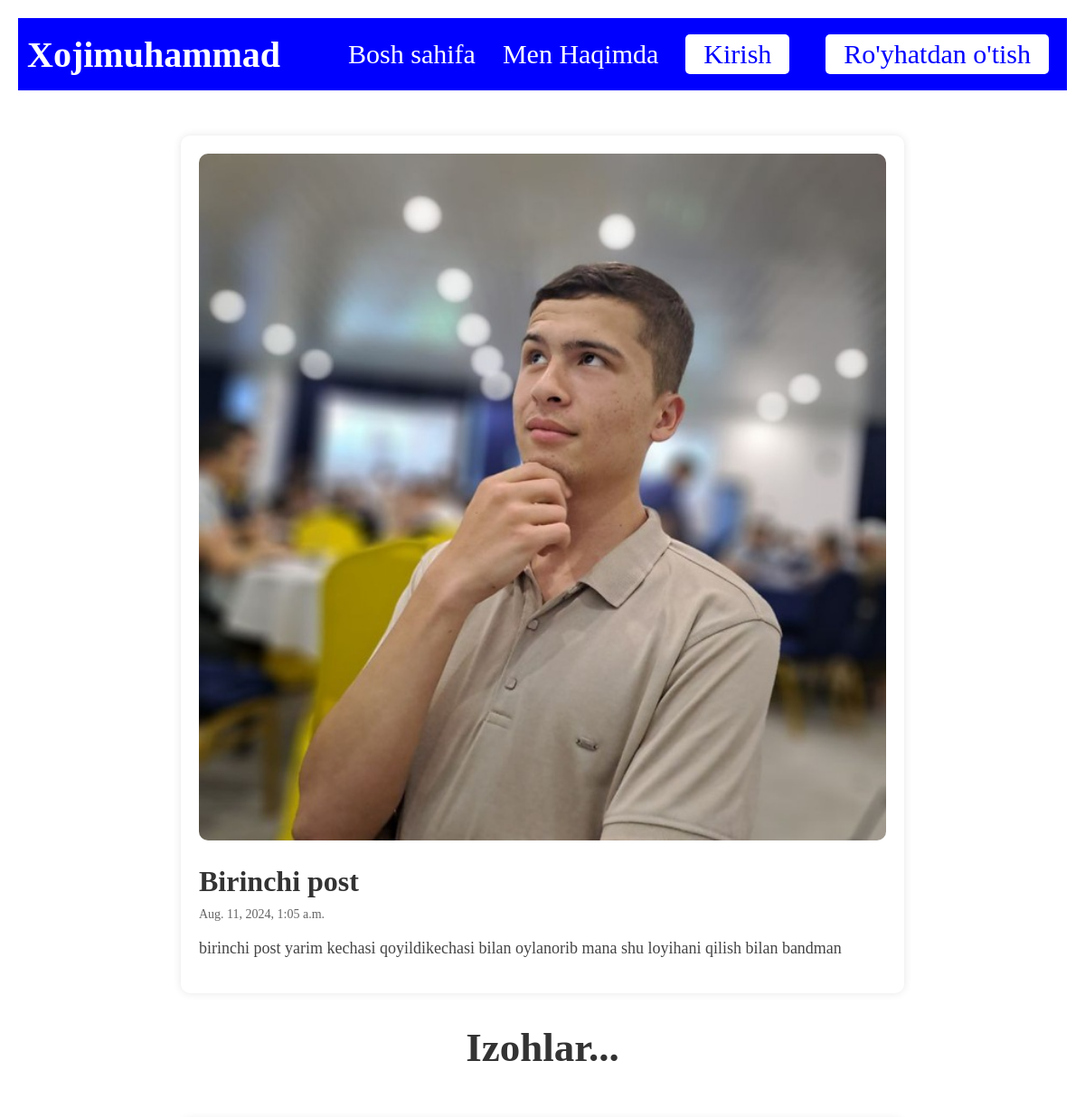
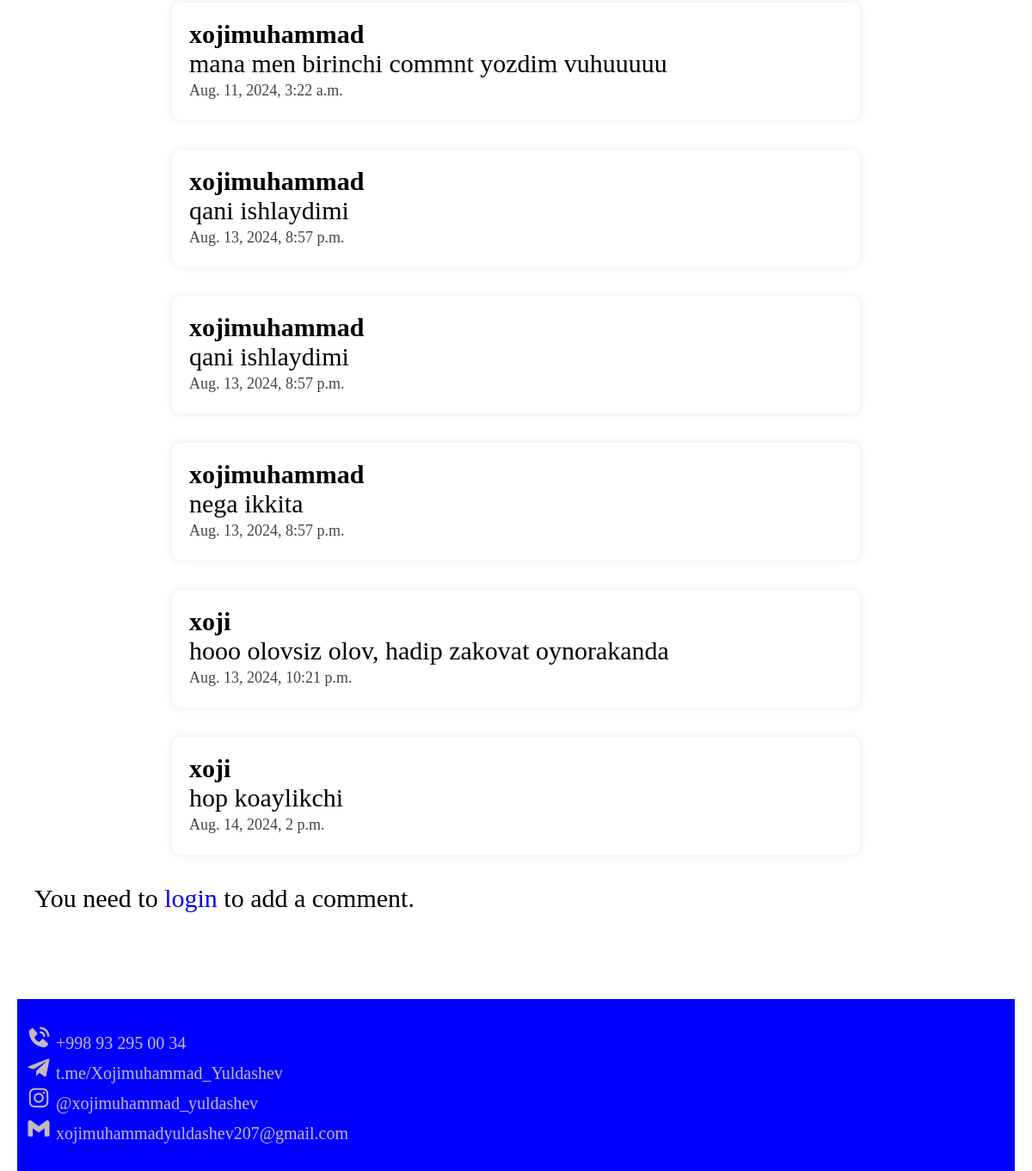
The app's page /posts/1/ with its own data (2 pictures, top to bottom).
### post/models.py (models this page shows, shortened)
class Post(models.Model):
    cover_image = models.ImageField(upload_to="posts/%Y/%m/%d/")
    title = models.CharField(max_length=200)
    description = models.TextField()
    content = models.TextField()
    date_posted = models.DateTimeField(auto_now_add=True)
    author = models.ForeignKey(User, on_delete=models.CASCADE)

class Comment(models.Model):
    post = models.ForeignKey(Post, related_name="comments", on_delete=models.CASCADE)
    author = models.ForeignKey(User, on_delete=models.CASCADE)
    content = models.TextField()
    date_posted = models.DateTimeField(auto_now_add=True)

### post/views.py (the view)
# urls.py: path("posts/<int:pk>/", PostDetailView.as_view(), name="post-detail"),
class PostDetailView(DetailView):
    model = Post
    template_name = "post_detail.html"
    context_object_name = "post"
    def get_context_data(self, **kwargs):
        context = super().get_context_data(**kwargs)
        context["form"] = CommentForm()
        context["comments"] = self.object.comments.all()
        return context
    def post(self, request, *args, **kwargs):
        self.object = self.get_object()
        form = CommentForm(request.POST)
        if form.is_valid():
            comment = form.save(commit=False)
            comment.post = self.object
            comment.author = request.user
            comment.save()
            return redirect("post-detail", pk=self.object.pk)
        return self.render_to_response(self.get_context_data(form=form))

### templates/post_detail.html (shortened to what this page needs)
{% extends 'base.html' %}
{% load static %}
{% block content %}
    <main class="post-detail">
        <article class="post">
            <img src="{{ post.cover_image.url }}" alt="Post Image" class="post-image" style="width:100%; height:auto;">
            <h2 class="post-title">{{ post.title }}</h2>
            <p class="post-meta">{{ post.date_posted }}</p>
            <div class="post-content">
                <p>{{ post.content }}</p>
            </div>
        </article>
        <br>
        <h2 style="margin-bottom: 20px;
                    font-size: 1.5rem;
                    color: #333;
                    text-align: center">Izohlar...</h2>
        <br>
        {% for comment in comments %}
            <div class="comment" style="margin-bottom: 20px;
                                        max-width: 800px;
                                        margin: 0 auto;
                                        background-color: white;
                                        border-radius: 10px;
                                        box-shadow: 0 0 10px rgba(0, 0, 0, 0.1);
                                        padding: 20px;">
                <strong>{{ comment.author }}</strong>
                <p >{{ comment.content }}</p>
                <p style="
    font-size: 18px;
    line-height: 1.6;
    color: #444;">{{ comment.date_posted }}</p>
            </div><br>
        {% endfor %}
        {% if user.is_authenticated %}
            <h2 style="text-align: center">Izoh qoshish</h2><br>
            <form method="post">
                {% csrf_token %}
                <div style="
    width: 800px;
    margin: 0 auto;
    padding: 15px;
    font-size: 1rem;
    border: 1px solid #ccc;
    border-radius: 8px;
    margin-bottom: 10px;
    resize: vertical;
    min-height: 100px;
    background-color: #fff;">
                    <textarea name="content" class="comment-textarea" placeholder="izoh..." style="width: 100%;resize: none; height: 200px" ></textarea>
                </div>
                <br>
                <div style="margin: 0 auto; width: 100px"><button type="submit" class="btn submit-btn" style="padding: 5px 20px; background: blue">Joylash</button></div>
            </form>
        {% else %}
            <p>You need to <a href="{% url 'login' %}">login</a> to add a comment.</p>
        {% endif %}
    </main>
{% endblock %}

### static/css/home.css (style rules this page uses)
* { margin: 0; padding: 0; box-sizing: border-box; font-size: 30px; list-style: none; text-decoration: none; }
.post-detail { margin-top: 50px; padding: 0 20px; }
.post { max-width: 800px; margin: 0 auto; background-color: white; border-radius: 10px; box-shadow: 0 0 10px rgba(0, 0, 0, 0.1); padding: 20px; }
.post-image { width: 100%; border-radius: 10px; object-fit: cover; }
.post-title { margin-top: 20px; font-size: 32px; color: #333; }
.post-meta { margin: 10px 0; color: #666; font-size: 14px; }
.post-content p { margin: 15px 0; font-size: 18px; line-height: 1.6; color: #444; }

### records on screen
Post: cover_image (picture), title "Birinchi post", date_posted "Aug. 11, 2024, 1:05 a.m.", content "birinchi post yarim kechasi qoyildikechasi bilan oylanorib mana shu loyihani qilish bilan bandman"
Comment: author "xojimuhammad", content "mana men birinchi commnt yozdim vuhuuuuu", date_posted "Aug. 11, 2024, 3:22 a.m."
Comment: author "xojimuhammad", content "qani ishlaydimi", date_posted "Aug. 13, 2024, 8:57 p.m."
Comment: author "xojimuhammad", content "qani ishlaydimi", date_posted "Aug. 13, 2024, 8:57 p.m."
Comment: author "xojimuhammad", content "nega ikkita", date_posted "Aug. 13, 2024, 8:57 p.m."
Comment: author "xoji", content "hooo olovsiz olov, hadip zakovat oynorakanda", date_posted "Aug. 13, 2024, 10:21 p.m."
Comment: author "xoji", content "hop koaylikchi", date_posted "Aug. 14, 2024, 2 p.m."
